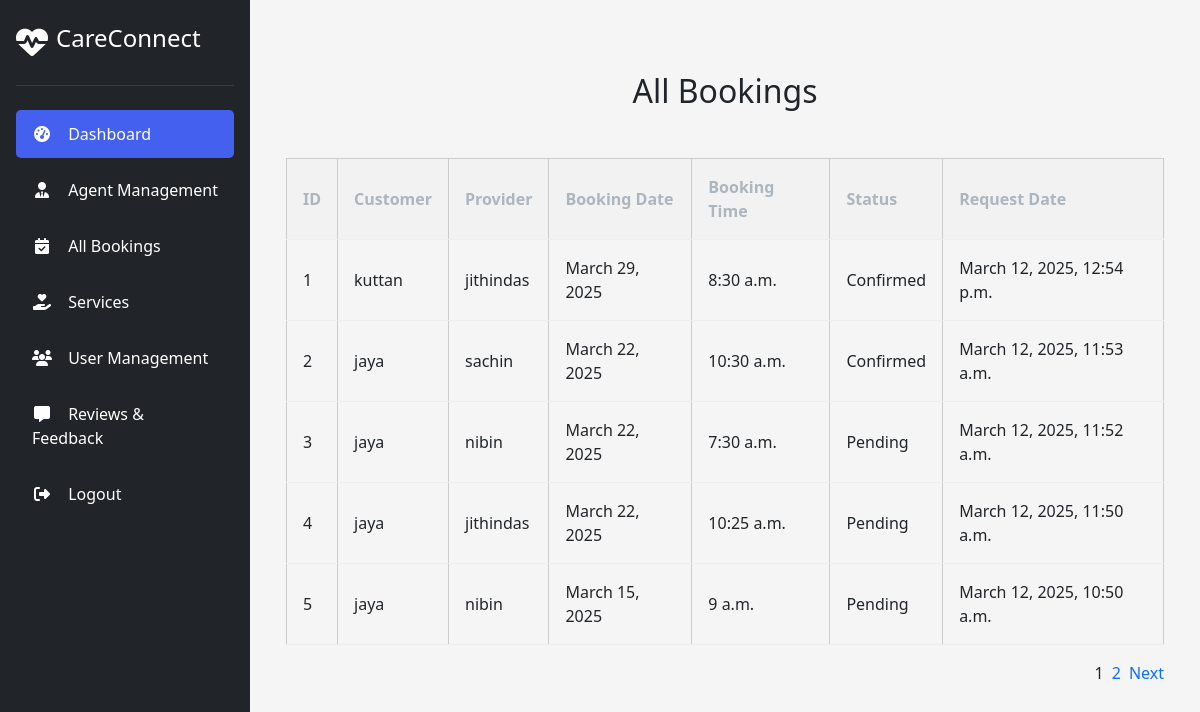
Page /admins/manage_bookings/ on the earlier database version.
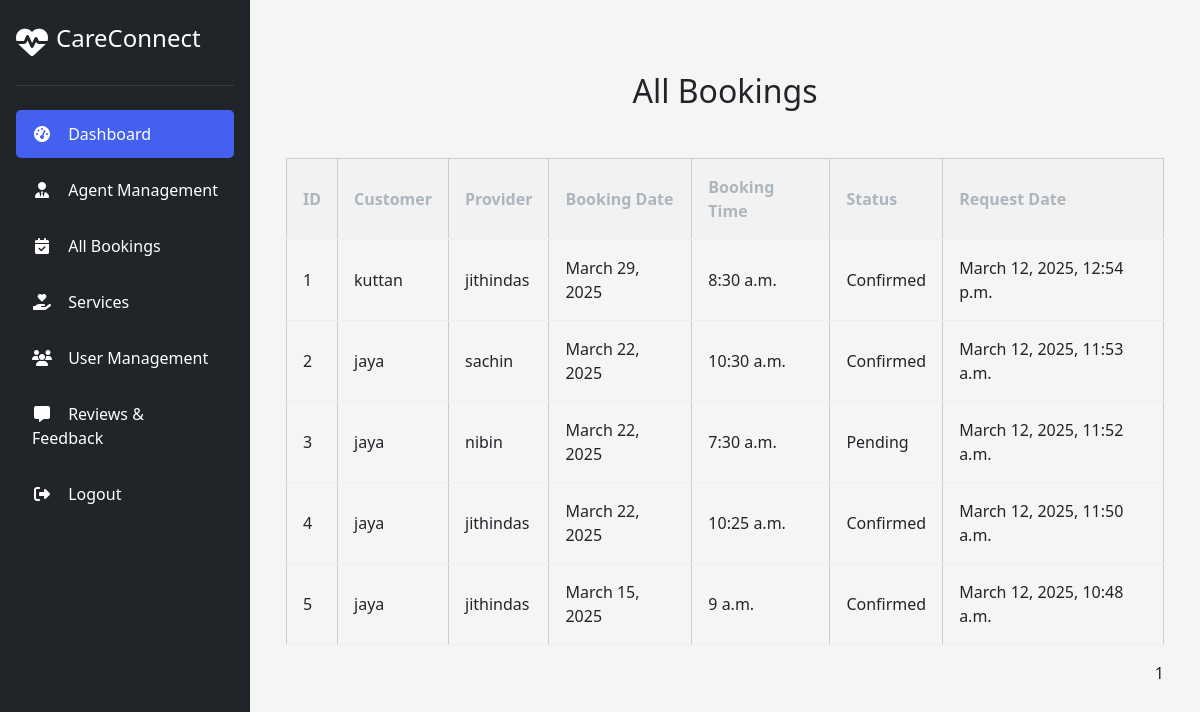
Same page on the later database version.
### admins/models.py (models this page shows, shortened)
class Booking_Model(models.Model):
    STATUS_CHOICES = [
        ('pending', 'Pending'),
        ('confirmed', 'Confirmed'),
        ('cancelled', 'Cancelled'),
    ]
    customer = models.ForeignKey(User, on_delete=models.CASCADE, related_name='customer_bookings')
    provider = models.ForeignKey(User, on_delete=models.CASCADE, related_name='provider_bookings')
    booking_date = models.DateField(default=timezone.now)
    booking_time = models.TimeField(default=timezone.now)
    status = models.CharField(max_length=20, choices=STATUS_CHOICES, default='pending')
    created_at = models.DateTimeField(auto_now_add=True)
    updated_at = models.DateTimeField(auto_now=True)

class User(AbstractUser):
    user_type = models.CharField(max_length=20, choices=[
        ('customer', 'Customer'),
        ('service_provider', 'Service Provider')
    ])

### admins/views.py (the view)
# urls.py: path('manage_bookings/', Booking_Manage_View.as_view(), name='manage_bookings'),
class Booking_Manage_View(View):
    def get(self, request):
        bookings_list = Booking_Model.objects.all().order_by('-created_at')
        paginator = Paginator(bookings_list, 5)
        page_number = request.GET.get('page')
        bookings = paginator.get_page(page_number)
        context = {
            'bookings': bookings,
        }
        return render(request, 'booking_manage.html', context)

### admins/templates/booking_manage.html (shortened to what this page needs)
{% extends 'admin.html' %}
{% block content %}
<!DOCTYPE html>
<html lang="en">
<head>
</head>
<body>
    <div class="container">
        <h2 class="text-center mt-5 mb-5">All Bookings</h2>
        <table>
            <center>
            <thead >
                <tr>
                    <th>ID</th>
                    <th>Customer</th>
                    <th>Provider</th>
                    <th>Booking Date</th>
                    <th>Booking Time</th>
                    <th>Status</th>
                    <th>Request Date</th>
                </tr>
            </thead>
            <tbody >
                {% for booking in bookings %}
                <tr>
                    <td>{{ forloop.counter }}</td>
                    <td>{{ booking.customer.username }}</td>
                    <td>{{ booking.provider.username }}</td>
                    <td>{{ booking.booking_date }}</td>
                    <td>{{ booking.booking_time }}</td>
                    <td>{{ booking.status|title }}</td>
                    <td>{{ booking.created_at }}</td>
                </tr>
                {% empty %}
                <tr>
                    <td colspan="8">No bookings available.</td>
                </tr>
                {% endfor %}
            </tbody>
        </center>
        </table>
        <div class="pagination">
            {% for num in bookings.paginator.page_range %}
                {% if bookings.number == num %}
                    <span class="current">{{ num }}</span>
                {% else %}
                    <a class="page_a" href="?page={{ num }}">{{ num }}</a>
                {% endif %}
            {% endfor %}
            {% if bookings.has_next %}
                <a class="page_a" href="?page={{ bookings.next_page_number }}">Next</a>
            {% endif %}
        </div>
    </div>
</body>
</html>
{% endblock %}

Differences in the rows shown:
removed Booking_Model: customer.username "jaya", provider.username "nibin", booking_date "March 15, 2025", booking_time "9 a.m.", status "Pending", created_at "March 12, 2025, 10:50 a.m."
changed Booking_Model "March 12, 2025, 11:50 a.m.": status "Pending" → "Confirmed"
now on this page (row unchanged): Booking_Model: customer.username "jaya", provider.username "jithindas", booking_date "March 15, 2025", booking_time "9 a.m.", status "Confirmed", created_at "March 12, 2025, 10:48 a.m."
Other differences:
list line gone: "2"
text no longer shown: "Next"
